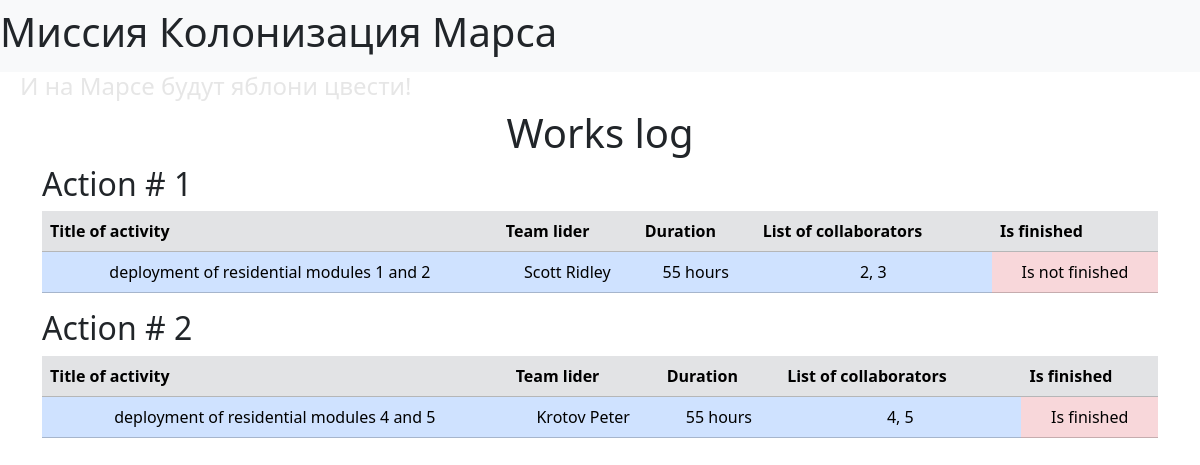
/index, run on the app's committed database.
### data/jobs.py (models this page shows)
class Jobs(SqlAlchemyBase):
    __tablename__ = 'jobs'
    id = sqlalchemy.Column(sqlalchemy.Integer, primary_key=True, autoincrement=True)
    team_leader = sqlalchemy.Column(sqlalchemy.Integer,
                                    sqlalchemy.ForeignKey("users.id"))
    job = sqlalchemy.Column(sqlalchemy.String, nullable=True)
    work_size = sqlalchemy.Column(sqlalchemy.Integer, nullable=True)
    collaborators = sqlalchemy.Column(sqlalchemy.String, nullable=True)
    start_date = sqlalchemy.Column(sqlalchemy.DateTime, nullable=True)
    end_date = sqlalchemy.Column(sqlalchemy.DateTime, nullable=True)
    is_finished = sqlalchemy.Column(sqlalchemy.Boolean, nullable=True)
    user = orm.relationship('User')
    def __repr__(self):
        return f'<Job> {self.job}'

### data/users.py (models this page shows, shortened)
class User(SqlAlchemyBase):
    __tablename__ = 'users'
    id = sqlalchemy.Column(sqlalchemy.Integer, primary_key=True, autoincrement=True)
    surname = sqlalchemy.Column(sqlalchemy.String, nullable=True)
    name = sqlalchemy.Column(sqlalchemy.String, nullable=True)
    age = sqlalchemy.Column(sqlalchemy.Integer, nullable=True)
    position = sqlalchemy.Column(sqlalchemy.String, nullable=True)
    speciality = sqlalchemy.Column(sqlalchemy.String, nullable=True)
    address = sqlalchemy.Column(sqlalchemy.String, nullable=True)
    email = sqlalchemy.Column(sqlalchemy.String, nullable=True, unique=True)
    hashed_password = sqlalchemy.Column(sqlalchemy.String, nullable=True)
    modified_date = sqlalchemy.Column(sqlalchemy.DateTime, default=dt.datetime.now)
    jobs = orm.relationship("Jobs", back_populates='user')
    department = orm.relationship("Department", back_populates='user')

### main.py (the view)
@app.route('/')
@app.route('/index')
def index():
    db_sess = db_session.create_session()
    jobs = db_sess.query(Jobs).all()
    print(jobs)
    return render_template("index.html", jobs=jobs)

### data/db_session.py (called while the page is built)
def create_session() -> Session:
    global __factory
    return __factory()

### templates/index.html
{% extends "base.html" %}
{% block content %}
<h1 align="center">Works log</h1>
{% for item in jobs %}
<div>
    <h2>Action # {{ loop.index }}</h2>
    <table class="table">
        <thead class="table-secondary">
            <tr>
              <th scope="col" align="center">Title of activity</th>
              <th scope="col" align="center">Team lider</th>
              <th scope="col" align="center">Duration</th>
              <th scope="col" align="center">List of collaborators</th>
              <th scope="col" align="center">Is finished</th>
            </tr>
          </thead>
          <tbody>
            <tr>
              <td class="table-primary" align="center">{{ item.job }}</td>
              <td class="table-primary" align="center">{{ item.user.surname }} {{ item.user.name }}</td>
              <td class="table-primary" align="center">{{ item.work_size }} hours</td>
              <td class="table-primary" align="center">{{ item.collaborators }}</td>
                {% if item.is_finished %}
                    <td class="table-danger" align="center">Is finished</td>
                {% else %}
                    <td class="table-danger" align="center">Is not finished</td>
                {% endif %}
            </tr>
          </tbody>
    </table>
</div>
{% endfor %}
{% endblock %}

### templates/base.html (shortened to what this page needs)
<!DOCTYPE html>
<html lang="en">
<head>
    <link href="https://cdn.jsdelivr.net/npm/bootstrap@5.3.2/dist/css/bootstrap.min.css" rel="stylesheet">
    <link rel='stylesheet' type="text/css" href="../static/css/mystyle.css">
</head>
<body>
<header>
        <nav class="navbar navbar-light bg-light">
            <h1>Миссия Колонизация Марса</h1>
        </nav>
</header>
<h4>И на Марсе будут яблони цвести!</h4>
<main role="main" class="container">
    {% block content %} {% endblock %}
</main>
</body>
</html>

### static/css/mystyle.css (style rules this page uses)
h4 { color: rgba(227, 227, 227, 0.9); padding-left: 20px; }

### data on the page
Jobs: job "deployment of residential modules 1 and 2", user.surname "Scott", user.name "Ridley", work_size "55", collaborators "2, 3", is_finished "Is not finished"
Jobs: job "deployment of residential modules 4 and 5", user.surname "Krotov", user.name "Peter", work_size "55", collaborators "4, 5", is_finished "Is finished"
